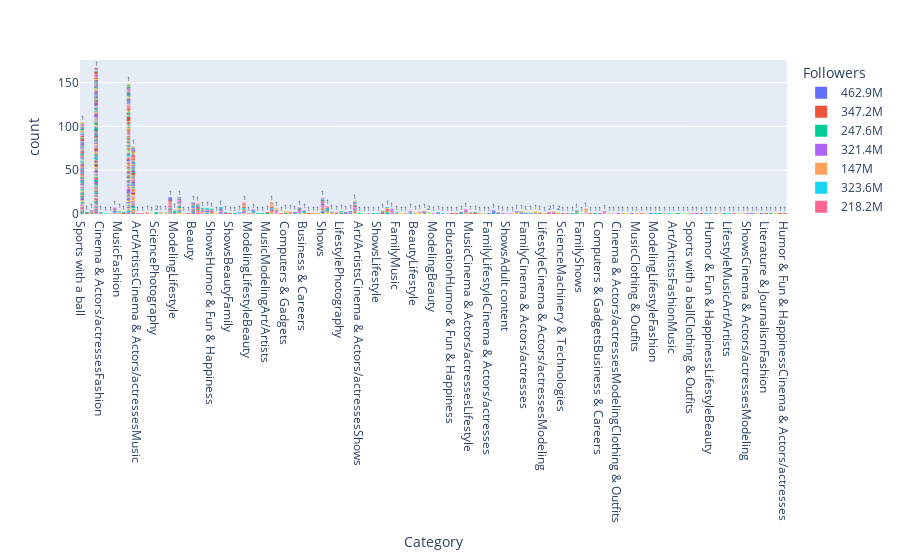

The cell this chart's notebook holds for it:
### Code cell
# relação entre categoria e seguidores:

grafico = px.histogram(tabela, x="Category", color="Followers", text_auto=True)
grafico.show()
